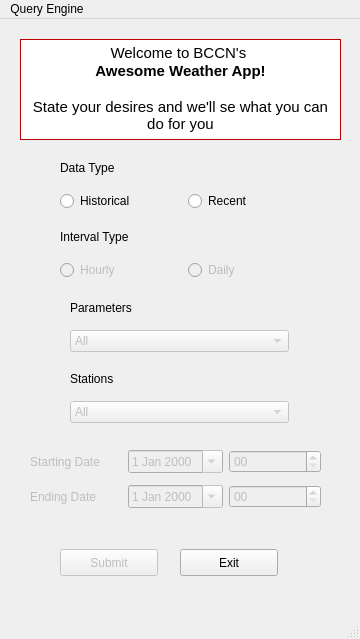
<?xml version="1.0" encoding="UTF-8"?>
<ui version="4.0">
 <class>MainWindow</class>
 <widget class="QMainWindow" name="MainWindow">
  <property name="geometry">
   <rect>
    <x>0</x>
    <y>0</y>
    <width>360</width>
    <height>639</height>
   </rect>
  </property>
  <property name="windowTitle">
   <string>Awesome Query Engine</string>
  </property>
  <widget class="QWidget" name="centralwidget">
   <widget class="QWidget" name="verticalLayoutWidget">
    <property name="geometry">
     <rect>
      <x>60</x>
      <y>200</y>
      <width>250</width>
      <height>61</height>
     </rect>
    </property>
    <layout class="QVBoxLayout" name="verticalLayout">
     <item>
      <widget class="QLabel" name="IntervalType">
       <property name="text">
        <string>Interval Type</string>
       </property>
      </widget>
     </item>
     <item>
      <layout class="QHBoxLayout" name="horizontalLayout">
       <item>
        <widget class="QRadioButton" name="HourlyFlag">
         <property name="enabled">
          <bool>false</bool>
         </property>
         <property name="text">
          <string>Hourly</string>
         </property>
        </widget>
       </item>
       <item>
        <widget class="QRadioButton" name="DailyFlag">
         <property name="enabled">
          <bool>false</bool>
         </property>
         <property name="text">
          <string>Daily</string>
         </property>
        </widget>
       </item>
      </layout>
     </item>
    </layout>
   </widget>
   <widget class="QWidget" name="verticalLayoutWidget_2">
    <property name="geometry">
     <rect>
      <x>60</x>
      <y>131</y>
      <width>250</width>
      <height>61</height>
     </rect>
    </property>
    <layout class="QVBoxLayout" name="verticalLayout_2">
     <item>
      <widget class="QLabel" name="DataHistoryType">
       <property name="text">
        <string>Data Type</string>
       </property>
      </widget>
     </item>
     <item>
      <layout class="QHBoxLayout" name="horizontalLayout_2">
       <item>
        <widget class="QRadioButton" name="HistoricalFlag">
         <property name="text">
          <string>Historical</string>
         </property>
        </widget>
       </item>
       <item>
        <widget class="QRadioButton" name="RecentFlag">
         <property name="text">
          <string>Recent</string>
         </property>
        </widget>
       </item>
      </layout>
     </item>
    </layout>
   </widget>
   <widget class="QWidget" name="verticalLayoutWidget_3">
    <property name="geometry">
     <rect>
      <x>70</x>
      <y>343</y>
      <width>219</width>
      <height>61</height>
     </rect>
    </property>
    <layout class="QVBoxLayout" name="verticalLayout_3">
     <item>
      <widget class="QLabel" name="IntervalType_2">
       <property name="text">
        <string>Stations</string>
       </property>
      </widget>
     </item>
     <item>
      <layout class="QHBoxLayout" name="horizontalLayout_3">
       <item>
        <widget class="QComboBox" name="StationsList">
         <property name="enabled">
          <bool>false</bool>
         </property>
         <item>
          <property name="text">
           <string>All</string>
          </property>
         </item>
         <item>
          <property name="text">
           <string>Berlin</string>
          </property>
         </item>
         <item>
          <property name="text">
           <string>Hamburg</string>
          </property>
         </item>
         <item>
          <property name="text">
           <string>Munich</string>
          </property>
         </item>
        </widget>
       </item>
      </layout>
     </item>
    </layout>
   </widget>
   <widget class="QWidget" name="verticalLayoutWidget_4">
    <property name="enabled">
     <bool>true</bool>
    </property>
    <property name="geometry">
     <rect>
      <x>30</x>
      <y>425</y>
      <width>291</width>
      <height>71</height>
     </rect>
    </property>
    <layout class="QVBoxLayout" name="verticalLayout_5">
     <item>
      <layout class="QHBoxLayout" name="horizontalLayout_4">
       <item>
        <layout class="QHBoxLayout" name="horizontalLayout_7">
         <item>
          <widget class="QLabel" name="StartingDateLabel">
           <property name="enabled">
            <bool>false</bool>
           </property>
           <property name="text">
            <string>Starting Date</string>
           </property>
          </widget>
         </item>
         <item>
          <widget class="QDateEdit" name="StartingDate">
           <property name="enabled">
            <bool>false</bool>
           </property>
           <property name="calendarPopup">
            <bool>true</bool>
           </property>
          </widget>
         </item>
         <item>
          <widget class="QTimeEdit" name="StartingTime">
           <property name="enabled">
            <bool>false</bool>
           </property>
           <property name="displayFormat">
            <string>HH</string>
           </property>
          </widget>
         </item>
        </layout>
       </item>
      </layout>
     </item>
     <item>
      <layout class="QHBoxLayout" name="horizontalLayout_5">
       <item>
        <layout class="QHBoxLayout" name="horizontalLayout_8">
         <item>
          <widget class="QLabel" name="EndingDateLabel">
           <property name="enabled">
            <bool>false</bool>
           </property>
           <property name="text">
            <string>Ending Date  </string>
           </property>
          </widget>
         </item>
         <item>
          <widget class="QDateEdit" name="EndingDate">
           <property name="enabled">
            <bool>false</bool>
           </property>
           <property name="calendarPopup">
            <bool>true</bool>
           </property>
          </widget>
         </item>
         <item>
          <widget class="QTimeEdit" name="EndingTime">
           <property name="enabled">
            <bool>false</bool>
           </property>
           <property name="displayFormat">
            <string>HH</string>
           </property>
          </widget>
         </item>
        </layout>
       </item>
      </layout>
     </item>
    </layout>
   </widget>
   <widget class="QWidget" name="verticalLayoutWidget_5">
    <property name="geometry">
     <rect>
      <x>70</x>
      <y>272</y>
      <width>219</width>
      <height>61</height>
     </rect>
    </property>
    <layout class="QVBoxLayout" name="verticalLayout_6">
     <item>
      <widget class="QLabel" name="IntervalType_3">
       <property name="text">
        <string>Parameters</string>
       </property>
      </widget>
     </item>
     <item>
      <layout class="QHBoxLayout" name="horizontalLayout_6">
       <item>
        <widget class="QComboBox" name="ParametersList">
         <property name="enabled">
          <bool>false</bool>
         </property>
         <item>
          <property name="text">
           <string>All</string>
          </property>
         </item>
         <item>
          <property name="text">
           <string>Berlin</string>
          </property>
         </item>
         <item>
          <property name="text">
           <string>Hamburg</string>
          </property>
         </item>
         <item>
          <property name="text">
           <string>Munich</string>
          </property>
         </item>
        </widget>
       </item>
      </layout>
     </item>
    </layout>
   </widget>
   <widget class="QPushButton" name="SubmitButton">
    <property name="enabled">
     <bool>false</bool>
    </property>
    <property name="geometry">
     <rect>
      <x>60</x>
      <y>530</y>
      <width>98</width>
      <height>27</height>
     </rect>
    </property>
    <property name="text">
     <string>Submit</string>
    </property>
   </widget>
   <widget class="QPushButton" name="ExitButton">
    <property name="geometry">
     <rect>
      <x>180</x>
      <y>530</y>
      <width>98</width>
      <height>27</height>
     </rect>
    </property>
    <property name="text">
     <string>Exit</string>
    </property>
   </widget>
   <widget class="QTextBrowser" name="textBrowser">
    <property name="geometry">
     <rect>
      <x>20</x>
      <y>20</y>
      <width>321</width>
      <height>101</height>
     </rect>
    </property>
    <property name="palette">
     <palette>
      <active>
       <colorrole role="WindowText">
        <brush brushstyle="SolidPattern">
         <color alpha="255">
          <red>0</red>
          <green>0</green>
          <blue>0</blue>
         </color>
        </brush>
       </colorrole>
       <colorrole role="Button">
        <brush brushstyle="SolidPattern">
         <color alpha="255">
          <red>242</red>
          <green>0</green>
          <blue>4</blue>
         </color>
        </brush>
       </colorrole>
       <colorrole role="Light">
        <brush brushstyle="SolidPattern">
         <color alpha="255">
          <red>255</red>
          <green>108</green>
          <blue>110</blue>
         </color>
        </brush>
       </colorrole>
       <colorrole role="Midlight">
        <brush brushstyle="SolidPattern">
         <color alpha="255">
          <red>248</red>
          <green>54</green>
          <blue>57</blue>
         </color>
        </brush>
       </colorrole>
       <colorrole role="Dark">
        <brush brushstyle="SolidPattern">
         <color alpha="255">
          <red>121</red>
          <green>0</green>
          <blue>2</blue>
         </color>
        </brush>
       </colorrole>
       <colorrole role="Mid">
        <brush brushstyle="SolidPattern">
         <color alpha="255">
          <red>161</red>
          <green>0</green>
          <blue>2</blue>
         </color>
        </brush>
       </colorrole>
       <colorrole role="Text">
        <brush brushstyle="SolidPattern">
         <color alpha="255">
          <red>0</red>
          <green>0</green>
          <blue>0</blue>
         </color>
        </brush>
       </colorrole>
       <colorrole role="BrightText">
        <brush brushstyle="SolidPattern">
         <color alpha="255">
          <red>255</red>
          <green>255</green>
          <blue>255</blue>
         </color>
        </brush>
       </colorrole>
       <colorrole role="ButtonText">
        <brush brushstyle="SolidPattern">
         <color alpha="255">
          <red>0</red>
          <green>0</green>
          <blue>0</blue>
         </color>
        </brush>
       </colorrole>
       <colorrole role="Base">
        <brush brushstyle="SolidPattern">
         <color alpha="255">
          <red>255</red>
          <green>255</green>
          <blue>255</blue>
         </color>
        </brush>
       </colorrole>
       <colorrole role="Window">
        <brush brushstyle="SolidPattern">
         <color alpha="255">
          <red>242</red>
          <green>0</green>
          <blue>4</blue>
         </color>
        </brush>
       </colorrole>
       <colorrole role="Shadow">
        <brush brushstyle="SolidPattern">
         <color alpha="255">
          <red>0</red>
          <green>0</green>
          <blue>0</blue>
         </color>
        </brush>
       </colorrole>
       <colorrole role="AlternateBase">
        <brush brushstyle="SolidPattern">
         <color alpha="255">
          <red>248</red>
          <green>127</green>
          <blue>129</blue>
         </color>
        </brush>
       </colorrole>
       <colorrole role="ToolTipBase">
        <brush brushstyle="SolidPattern">
         <color alpha="255">
          <red>255</red>
          <green>255</green>
          <blue>220</blue>
         </color>
        </brush>
       </colorrole>
       <colorrole role="ToolTipText">
        <brush brushstyle="SolidPattern">
         <color alpha="255">
          <red>0</red>
          <green>0</green>
          <blue>0</blue>
         </color>
        </brush>
       </colorrole>
      </active>
      <inactive>
       <colorrole role="WindowText">
        <brush brushstyle="SolidPattern">
         <color alpha="255">
          <red>0</red>
          <green>0</green>
          <blue>0</blue>
         </color>
        </brush>
       </colorrole>
       <colorrole role="Button">
        <brush brushstyle="SolidPattern">
         <color alpha="255">
          <red>242</red>
          <green>0</green>
          <blue>4</blue>
         </color>
        </brush>
       </colorrole>
       <colorrole role="Light">
        <brush brushstyle="SolidPattern">
         <color alpha="255">
          <red>255</red>
          <green>108</green>
          <blue>110</blue>
         </color>
        </brush>
       </colorrole>
       <colorrole role="Midlight">
        <brush brushstyle="SolidPattern">
         <color alpha="255">
          <red>248</red>
          <green>54</green>
          <blue>57</blue>
         </color>
        </brush>
       </colorrole>
       <colorrole role="Dark">
        <brush brushstyle="SolidPattern">
         <color alpha="255">
          <red>121</red>
          <green>0</green>
          <blue>2</blue>
         </color>
        </brush>
       </colorrole>
       <colorrole role="Mid">
        <brush brushstyle="SolidPattern">
         <color alpha="255">
          <red>161</red>
          <green>0</green>
          <blue>2</blue>
         </color>
        </brush>
       </colorrole>
       <colorrole role="Text">
        <brush brushstyle="SolidPattern">
         <color alpha="255">
          <red>0</red>
          <green>0</green>
          <blue>0</blue>
         </color>
        </brush>
       </colorrole>
       <colorrole role="BrightText">
        <brush brushstyle="SolidPattern">
         <color alpha="255">
          <red>255</red>
          <green>255</green>
          <blue>255</blue>
         </color>
        </brush>
       </colorrole>
       <colorrole role="ButtonText">
        <brush brushstyle="SolidPattern">
         <color alpha="255">
          <red>0</red>
          <green>0</green>
          <blue>0</blue>
         </color>
        </brush>
       </colorrole>
       <colorrole role="Base">
        <brush brushstyle="SolidPattern">
         <color alpha="255">
          <red>255</red>
          <green>255</green>
          <blue>255</blue>
         </color>
        </brush>
       </colorrole>
       <colorrole role="Window">
        <brush brushstyle="SolidPattern">
         <color alpha="255">
          <red>242</red>
          <green>0</green>
          <blue>4</blue>
         </color>
        </brush>
       </colorrole>
       <colorrole role="Shadow">
        <brush brushstyle="SolidPattern">
         <color alpha="255">
          <red>0</red>
          <green>0</green>
          <blue>0</blue>
         </color>
        </brush>
       </colorrole>
       <colorrole role="AlternateBase">
        <brush brushstyle="SolidPattern">
         <color alpha="255">
          <red>248</red>
          <green>127</green>
          <blue>129</blue>
         </color>
        </brush>
       </colorrole>
       <colorrole role="ToolTipBase">
        <brush brushstyle="SolidPattern">
         <color alpha="255">
          <red>255</red>
          <green>255</green>
          <blue>220</blue>
         </color>
        </brush>
       </colorrole>
       <colorrole role="ToolTipText">
        <brush brushstyle="SolidPattern">
         <color alpha="255">
          <red>0</red>
          <green>0</green>
          <blue>0</blue>
         </color>
        </brush>
       </colorrole>
      </inactive>
      <disabled>
       <colorrole role="WindowText">
        <brush brushstyle="SolidPattern">
         <color alpha="255">
          <red>121</red>
          <green>0</green>
          <blue>2</blue>
         </color>
        </brush>
       </colorrole>
       <colorrole role="Button">
        <brush brushstyle="SolidPattern">
         <color alpha="255">
          <red>242</red>
          <green>0</green>
          <blue>4</blue>
         </color>
        </brush>
       </colorrole>
       <colorrole role="Light">
        <brush brushstyle="SolidPattern">
         <color alpha="255">
          <red>255</red>
          <green>108</green>
          <blue>110</blue>
         </color>
        </brush>
       </colorrole>
       <colorrole role="Midlight">
        <brush brushstyle="SolidPattern">
         <color alpha="255">
          <red>248</red>
          <green>54</green>
          <blue>57</blue>
         </color>
        </brush>
       </colorrole>
       <colorrole role="Dark">
        <brush brushstyle="SolidPattern">
         <color alpha="255">
          <red>121</red>
          <green>0</green>
          <blue>2</blue>
         </color>
        </brush>
       </colorrole>
       <colorrole role="Mid">
        <brush brushstyle="SolidPattern">
         <color alpha="255">
          <red>161</red>
          <green>0</green>
          <blue>2</blue>
         </color>
        </brush>
       </colorrole>
       <colorrole role="Text">
        <brush brushstyle="SolidPattern">
         <color alpha="255">
          <red>121</red>
          <green>0</green>
          <blue>2</blue>
         </color>
        </brush>
       </colorrole>
       <colorrole role="BrightText">
        <brush brushstyle="SolidPattern">
         <color alpha="255">
          <red>255</red>
          <green>255</green>
          <blue>255</blue>
         </color>
        </brush>
       </colorrole>
       <colorrole role="ButtonText">
        <brush brushstyle="SolidPattern">
         <color alpha="255">
          <red>121</red>
          <green>0</green>
          <blue>2</blue>
         </color>
        </brush>
       </colorrole>
       <colorrole role="Base">
        <brush brushstyle="SolidPattern">
         <color alpha="255">
          <red>242</red>
          <green>0</green>
          <blue>4</blue>
         </color>
        </brush>
       </colorrole>
       <colorrole role="Window">
        <brush brushstyle="SolidPattern">
         <color alpha="255">
          <red>242</red>
          <green>0</green>
          <blue>4</blue>
         </color>
        </brush>
       </colorrole>
       <colorrole role="Shadow">
        <brush brushstyle="SolidPattern">
         <color alpha="255">
          <red>0</red>
          <green>0</green>
          <blue>0</blue>
         </color>
        </brush>
       </colorrole>
       <colorrole role="AlternateBase">
        <brush brushstyle="SolidPattern">
         <color alpha="255">
          <red>242</red>
          <green>0</green>
          <blue>4</blue>
         </color>
        </brush>
       </colorrole>
       <colorrole role="ToolTipBase">
        <brush brushstyle="SolidPattern">
         <color alpha="255">
          <red>255</red>
          <green>255</green>
          <blue>220</blue>
         </color>
        </brush>
       </colorrole>
       <colorrole role="ToolTipText">
        <brush brushstyle="SolidPattern">
         <color alpha="255">
          <red>0</red>
          <green>0</green>
          <blue>0</blue>
         </color>
        </brush>
       </colorrole>
      </disabled>
     </palette>
    </property>
    <property name="html">
     <string>&lt;!DOCTYPE HTML PUBLIC &quot;-//W3C//DTD HTML 4.0//EN&quot; &quot;http://www.w3.org/TR/REC-html40/strict.dtd&quot;&gt;
&lt;html&gt;&lt;head&gt;&lt;meta name=&quot;qrichtext&quot; content=&quot;1&quot; /&gt;&lt;style type=&quot;text/css&quot;&gt;
p, li { white-space: pre-wrap; }
&lt;/style&gt;&lt;/head&gt;&lt;body style=&quot; font-family:'Ubuntu'; font-size:11pt; font-weight:400; font-style:normal;&quot;&gt;
&lt;p align=&quot;center&quot; style=&quot; margin-top:0px; margin-bottom:0px; margin-left:0px; margin-right:0px; -qt-block-indent:0; text-indent:0px;&quot;&gt;Welcome to BCCN's &lt;/p&gt;
&lt;p align=&quot;center&quot; style=&quot; margin-top:0px; margin-bottom:0px; margin-left:0px; margin-right:0px; -qt-block-indent:0; text-indent:0px;&quot;&gt;&lt;span style=&quot; font-weight:600;&quot;&gt;Awesome Weather App!&lt;/span&gt;&lt;/p&gt;
&lt;p align=&quot;center&quot; style=&quot;-qt-paragraph-type:empty; margin-top:0px; margin-bottom:0px; margin-left:0px; margin-right:0px; -qt-block-indent:0; text-indent:0px;&quot;&gt;&lt;br /&gt;&lt;/p&gt;
&lt;p align=&quot;center&quot; style=&quot; margin-top:0px; margin-bottom:0px; margin-left:0px; margin-right:0px; -qt-block-indent:0; text-indent:0px;&quot;&gt;State your desires and we'll se what you can do for you&lt;/p&gt;&lt;/body&gt;&lt;/html&gt;</string>
    </property>
   </widget>
   <widget class="QLabel" name="label">
    <property name="geometry">
     <rect>
      <x>30</x>
      <y>30</y>
      <width>61</width>
      <height>41</height>
     </rect>
    </property>
    <property name="text">
     <string/>
    </property>
    <property name="pixmap">
     <pixmap>../../../../Schreibtisch/weather.png</pixmap>
    </property>
    <property name="scaledContents">
     <bool>true</bool>
    </property>
   </widget>
  </widget>
  <widget class="QMenuBar" name="menubar">
   <property name="geometry">
    <rect>
     <x>0</x>
     <y>0</y>
     <width>360</width>
     <height>25</height>
    </rect>
   </property>
   <widget class="QMenu" name="menuQuery_Engine">
    <property name="title">
     <string>Query Engine</string>
    </property>
   </widget>
   <addaction name="menuQuery_Engine"/>
  </widget>
  <widget class="QStatusBar" name="statusbar"/>
 </widget>
 <tabstops>
  <tabstop>HourlyFlag</tabstop>
  <tabstop>DailyFlag</tabstop>
  <tabstop>HistoricalFlag</tabstop>
  <tabstop>RecentFlag</tabstop>
  <tabstop>StationsList</tabstop>
  <tabstop>StartingDate</tabstop>
  <tabstop>StartingTime</tabstop>
  <tabstop>EndingDate</tabstop>
  <tabstop>EndingTime</tabstop>
  <tabstop>ParametersList</tabstop>
  <tabstop>SubmitButton</tabstop>
  <tabstop>ExitButton</tabstop>
  <tabstop>textBrowser</tabstop>
 </tabstops>
 <resources/>
 <connections>
  <connection>
   <sender>HistoricalFlag</sender>
   <signal>clicked(bool)</signal>
   <receiver>HourlyFlag</receiver>
   <slot>setEnabled(bool)</slot>
   <hints>
    <hint type="sourcelabel">
     <x>62</x>
     <y>213</y>
    </hint>
    <hint type="destinationlabel">
     <x>62</x>
     <y>282</y>
    </hint>
   </hints>
  </connection>
  <connection>
   <sender>HistoricalFlag</sender>
   <signal>clicked(bool)</signal>
   <receiver>DailyFlag</receiver>
   <slot>setEnabled(bool)</slot>
   <hints>
    <hint type="sourcelabel">
     <x>112</x>
     <y>213</y>
    </hint>
    <hint type="destinationlabel">
     <x>307</x>
     <y>282</y>
    </hint>
   </hints>
  </connection>
  <connection>
   <sender>RecentFlag</sender>
   <signal>clicked(bool)</signal>
   <receiver>HourlyFlag</receiver>
   <slot>setEnabled(bool)</slot>
   <hints>
    <hint type="sourcelabel">
     <x>307</x>
     <y>213</y>
    </hint>
    <hint type="destinationlabel">
     <x>98</x>
     <y>282</y>
    </hint>
   </hints>
  </connection>
  <connection>
   <sender>RecentFlag</sender>
   <signal>clicked(bool)</signal>
   <receiver>DailyFlag</receiver>
   <slot>setEnabled(bool)</slot>
   <hints>
    <hint type="sourcelabel">
     <x>307</x>
     <y>213</y>
    </hint>
    <hint type="destinationlabel">
     <x>307</x>
     <y>282</y>
    </hint>
   </hints>
  </connection>
  <connection>
   <sender>HourlyFlag</sender>
   <signal>clicked(bool)</signal>
   <receiver>SubmitButton</receiver>
   <slot>setEnabled(bool)</slot>
   <hints>
    <hint type="sourcelabel">
     <x>62</x>
     <y>282</y>
    </hint>
    <hint type="destinationlabel">
     <x>64</x>
     <y>563</y>
    </hint>
   </hints>
  </connection>
  <connection>
   <sender>DailyFlag</sender>
   <signal>clicked(bool)</signal>
   <receiver>SubmitButton</receiver>
   <slot>setEnabled(bool)</slot>
   <hints>
    <hint type="sourcelabel">
     <x>298</x>
     <y>282</y>
    </hint>
    <hint type="destinationlabel">
     <x>119</x>
     <y>564</y>
    </hint>
   </hints>
  </connection>
 </connections>
</ui>
